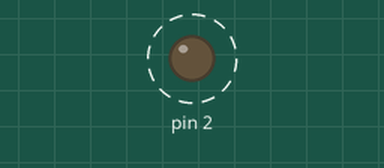
Recording of a sketch running on a simulated Arduino Uno, built with avr-gcc and run on an emulated ATmega328P. On the bench: output pins drawn as LEDs (lit = HIGH). Dashed ring = blinking. What the sketch prints to the serial monitor is not drawn.

Above: at 0.5 s.
Timing chart, 0 to 4.6 s (numbered marks = the images above):
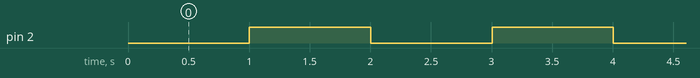

Measured:
- by itself, pin 2: alternates HIGH for 1.0 s and LOW for 1.0 s

The sketch:

test_phare.ino
```cpp
/*
  Chaque XBee possède une adresse propre et un n° de team. Elle peut unquement communiquer avec une seule et autre team,
  car elles sont utilisé en mode transparent.
*/

int XBee_Adress = 2;              // Adresse propre de la XBee entre 0 et 255
String XBee_Team = "2";           // Adresse de la team de la XBee
String Other_Team = "1";          // Adresse de la team à laquelle les messages seront envoyés. Ces deux adresses se composent d'un unique caractère au choix
String Network_Adress = "1234";   // Adresse du réseau

const boolean Debug = false;        // Affiche sur le moniteur série les adresses après configuration

char Flag = 'c';                  // Caractère indiquant le début d'un message

String Data_Text = "";            // Chaine contenant le dernier message reçu
int Data_Type = 0;                // Type du dernier message reçu
int Data_Sender = 0;              // Adresse proprede la XBee qui à envoyé ledit message

void setup() {
  pinMode(2, OUTPUT);
  digitalWrite(2, 0);

  Serial.begin(9600);             // Deux serial sont initialisés : celui pour la communication USB

  XBee_Config(XBee_Team, Other_Team, Network_Adress); // Configure la XBee avec les adresses spécifiées plus haut

  digitalWrite(2, 1);
}

void loop() {

  XBee_Send (1, 1, "Coucou je suis numero 2");

  if (Data_Text != "") {                                                                                                         // Si message reçu
    digitalWrite(2, 0);
    Data_Clear();                                                                                                                   // Les données ont été lues : on peut donc les supprimer (sans quoi elles seraient
  }

  digitalWrite(2, !digitalRead(2));// de nouveau lues à la prochaine itération si aucun nouveau message n'a été reçu)
  delay(1000);                     // La lécture fonctionnant par interruption, on peut cadencer la boucle principale à la vitesse voulue

}

static void XBee_Config(String Sender, String Receiver, String Network) { // Configure la XBee. Le programme reste bloqué si il ne détecte pas la XBee

  char thisByte = 0;
  while (Serial.available() > 0) {
    if (thisByte != '\r') {
      thisByte = Serial.read();
    }
  }
  Serial.print("ATRE\r");
  Serial.print("ATMY" + Sender + "\r");
  Serial.print("ATDL" + Receiver + "\r");
  Serial.print("ATID" + Network + "\r");
  Serial.print("ATCN\r");

}

/*
  Composition de la trame :

  Byte n°: Valeur :
  0           c (01100011) : début du message
  1           adresse du destinataire
  2           adresse de l'envoyeur
  3           type de message
  4           N : longueur du message
  5 -> N+4    message
  N+5         checksum

*/

static void XBee_Send(int adress, int type, String data0) {   // Envoit un message

  int n = data0.length();
  String data;
  data = String(Flag) + char(adress) + char(XBee_Adress) + char(type) + char(n)  + data0;
  int chk = data.length();
  data = data + char(chk);
  Serial.print(data);

}

void serialEvent() {    // Programme d'interuption permettant de gérer la réception
  char c = Serial.read();

  static String received;
  static int i;           // Emplacement du caractère dans le message
  static int n;           // Longueur du message
  static char adress;     // Adresse de l'envoyeur
  bool Data_Reading = true;

  if (Data_Reading) {     // Data_Reading passe à True lorsque le début d'un message est détecté, afin de ne pas lire un message si un autre est en cours de lecture
    received += char(c);  // C contient le dernier caractère reçu
    if (i == 1)           // Certaines positions correspondant à des données utiles de reception sont vérifiées
      adress = char(c);
    if (i == 4)
      n = int(c);
  } else if (c == Flag && !Data_Reading) {
    received = "";
    i = 0;
    n = 0;
    Data_Reading = true;
  }
  i += 1;
  if (i == n + 6) {             // Verification de la longueur de la trame : le dernier caractère est égal à celle-ci.
    Data_Reading = false;
    int l = received.length();  // Longueur totale de la trame
    if (adress == char(XBee_Adress) && l == int(received.charAt(l - 1)) ) // Le message n'est validé que si l'adresse et la longueur sont correctes
      Data_Text = received.substring(4, l - 1);
    Data_Type = int(received.charAt(2));
    Data_Sender = int(received.charAt(1));
  }

}

static void Data_Clear() {      // Supprime les données reçues

  Data_Text = "";
  Data_Type = 0;
  Data_Sender = 0;

}
```
